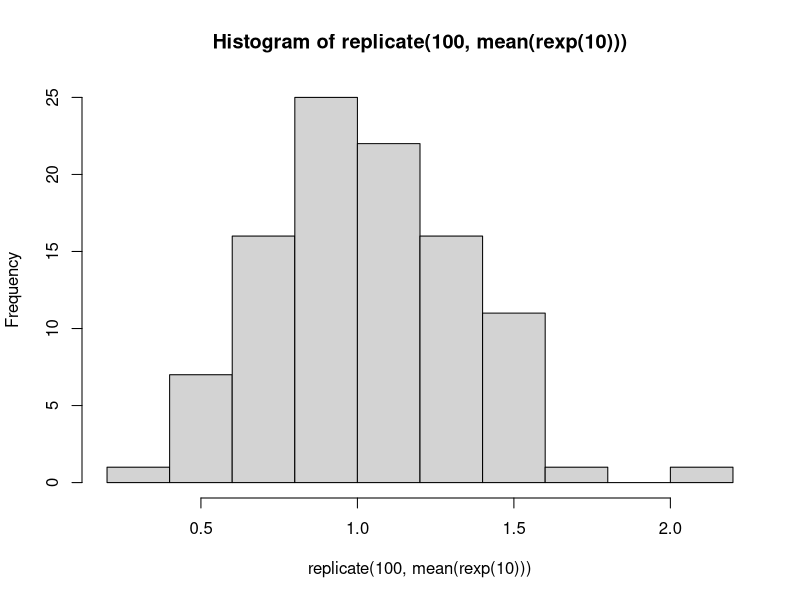

Source code (R):
# ============================================================
# 04_vapply.R
# vapply() and replicate() functions in R
# ============================================================

# Setup
B       <- 1:10
C       <- 5:20
my_list <- list(B, C)

# --------------------
# vapply() - Like sapply but with type safety
# FUN.VALUE specifies the expected return type/length
# --------------------
vapply(my_list, sum, FUN.VALUE = integer(1))
# Output: [1]  55 105

# --------------------
# replicate() - Repeatedly evaluate an expression
# Useful for simulations
# --------------------

# Simulate sampling distribution of the mean
# Draw 100 samples of size 10 from an exponential distribution
# and plot the histogram of sample means
hist(replicate(100, mean(rexp(10))))
# Produces a histogram showing the approximate normal distribution
# of sample means (Central Limit Theorem demonstration)
